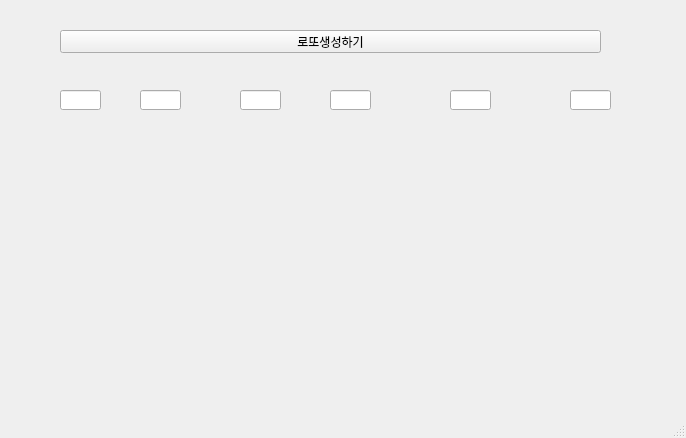
<?xml version="1.0" encoding="UTF-8"?>
<ui version="4.0">
 <class>MainWindow</class>
 <widget class="QMainWindow" name="MainWindow">
  <property name="geometry">
   <rect>
    <x>0</x>
    <y>0</y>
    <width>686</width>
    <height>438</height>
   </rect>
  </property>
  <property name="windowTitle">
   <string>MainWindow</string>
  </property>
  <widget class="QWidget" name="centralwidget">
   <widget class="QPushButton" name="pb">
    <property name="geometry">
     <rect>
      <x>60</x>
      <y>30</y>
      <width>541</width>
      <height>23</height>
     </rect>
    </property>
    <property name="text">
     <string>로또생성하기</string>
    </property>
   </widget>
   <widget class="QLineEdit" name="le1">
    <property name="geometry">
     <rect>
      <x>60</x>
      <y>90</y>
      <width>41</width>
      <height>20</height>
     </rect>
    </property>
   </widget>
   <widget class="QLineEdit" name="le2">
    <property name="geometry">
     <rect>
      <x>140</x>
      <y>90</y>
      <width>41</width>
      <height>20</height>
     </rect>
    </property>
   </widget>
   <widget class="QLineEdit" name="le4">
    <property name="geometry">
     <rect>
      <x>330</x>
      <y>90</y>
      <width>41</width>
      <height>20</height>
     </rect>
    </property>
   </widget>
   <widget class="QLineEdit" name="le3">
    <property name="geometry">
     <rect>
      <x>240</x>
      <y>90</y>
      <width>41</width>
      <height>20</height>
     </rect>
    </property>
   </widget>
   <widget class="QLineEdit" name="le6">
    <property name="geometry">
     <rect>
      <x>570</x>
      <y>90</y>
      <width>41</width>
      <height>20</height>
     </rect>
    </property>
   </widget>
   <widget class="QLineEdit" name="le5">
    <property name="geometry">
     <rect>
      <x>450</x>
      <y>90</y>
      <width>41</width>
      <height>20</height>
     </rect>
    </property>
   </widget>
  </widget>
  <widget class="QMenuBar" name="menubar">
   <property name="geometry">
    <rect>
     <x>0</x>
     <y>0</y>
     <width>686</width>
     <height>21</height>
    </rect>
   </property>
  </widget>
  <widget class="QStatusBar" name="statusbar"/>
 </widget>
 <resources/>
 <connections/>
</ui>
